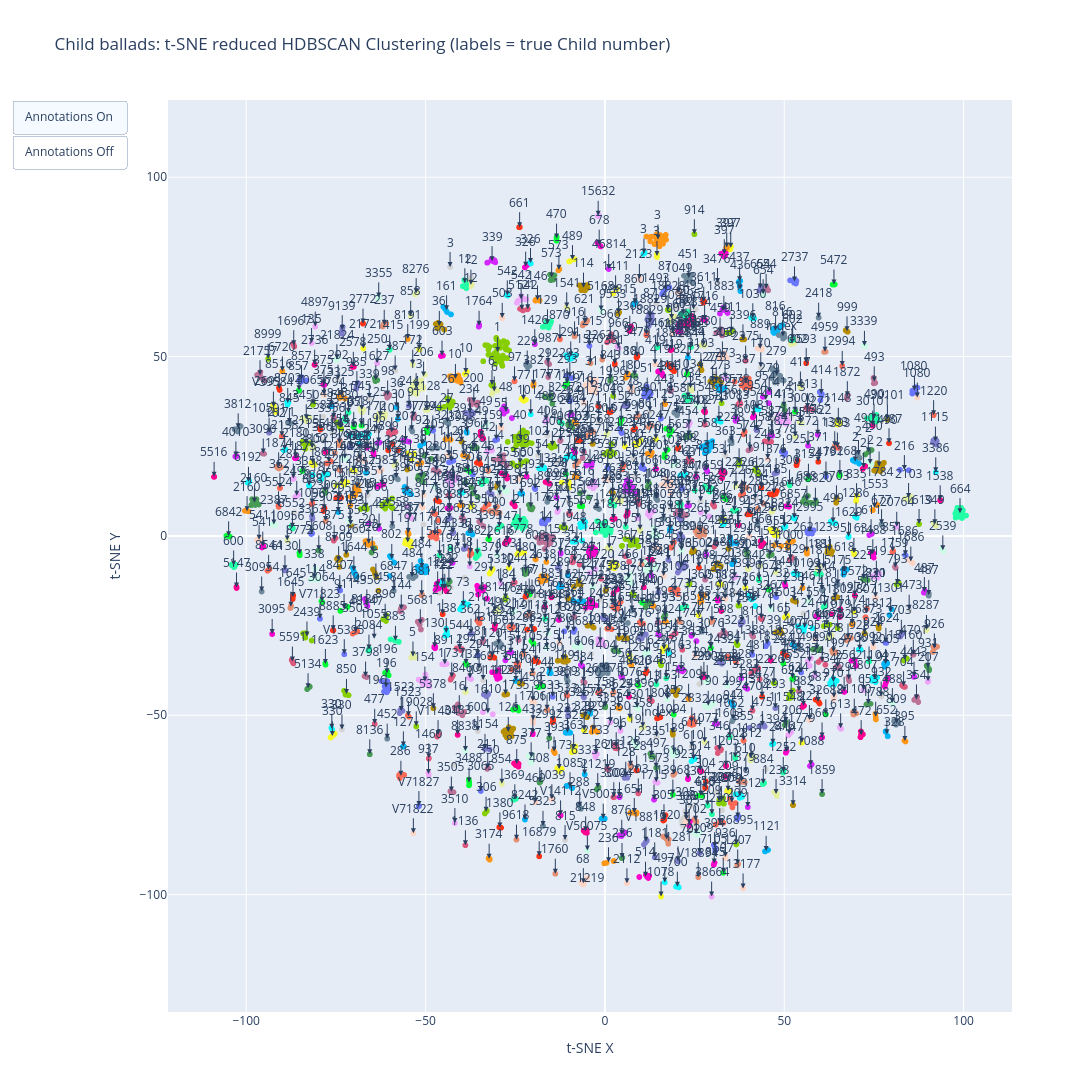

The notebook cell this image was saved under:
### Code cell
# chart/plot
df_plotly = df_multi_roud_w_tfidf.copy()
df_plotly["cluster_tsne"] = df_plotly["cluster_tsne"].astype(str)

# make non-cluster -1 grey
color_map = {"-1": "lightgray"}  # nb key is a string
# colours for other cluster labels
num_clusters = df_plotly["cluster_tsne"].nunique()
palette = px.colors.qualitative.Light24
color_map.update({str(i): palette[i % len(palette)] for i in range(num_clusters - 1)})

# calculate localized centroids for 'roud' annotations
def calculate_annotations():
    unique_roud_values = df_plotly["roud"].unique()
    annotations = []

    for roud_value in unique_roud_values:
        roud_clusters = df_plotly[df_plotly["roud"] == roud_value]["cluster_tsne"].unique()

        for cluster_label in roud_clusters:
            roud_points = df_plotly[(df_plotly["roud"] == roud_value) & (df_plotly["cluster_tsne"] == cluster_label)]
            if len(roud_points) > 0:
                centroid_x = roud_points["tsne"].str.get(0).mean()
                centroid_y = roud_points["tsne"].str.get(1).mean()
                if len(roud_points) > 1:
                    annotations.append(dict(x=centroid_x, y=centroid_y, xref="x", yref="y",
                                            text=roud_value, showarrow=True, arrowhead=2, ax=0, ay=-25))
                else:
                    annotations.append(dict(x=centroid_x, y=centroid_y, xref="x", yref="y",
                                            text=roud_value, showarrow=False, ax=0, ay=0))
    return annotations

annotations = calculate_annotations()

# plot
fig = px.scatter(df_plotly,
                 x=df_plotly["tsne"].str.get(0),
                 y=df_plotly["tsne"].str.get(1),
                 color="cluster_tsne",
                 color_discrete_map=color_map,
                 hover_name="name",
                 hover_data={"roud": True, "variant": True},
                 labels={"cluster_tsne": "Cluster Label", "roud": "Child no."},
                 title="Child ballads: t-SNE reduced HDBSCAN Clustering (labels = true Child number)")

button_on  = dict(label="Annotations On",  method="relayout", args=[{"annotations": annotations}])
button_off = dict(label="Annotations Off", method="relayout", args=[{"annotations": []}])
fig.update_layout(updatemenus=[dict(type="buttons", showactive=True, buttons=[button_on, button_off])],
                  annotations=annotations)

fig.update_layout(xaxis_title="t-SNE X", yaxis_title="t-SNE Y", showlegend=False)
fig.update_xaxes(scaleanchor="y", scaleratio=1)
fig.update_yaxes(scaleanchor="x", scaleratio=1)
fig.update_layout(width=1400, height=1100)

fig.write_html("ballad_clusters_tfidf.html")
fig.show()
